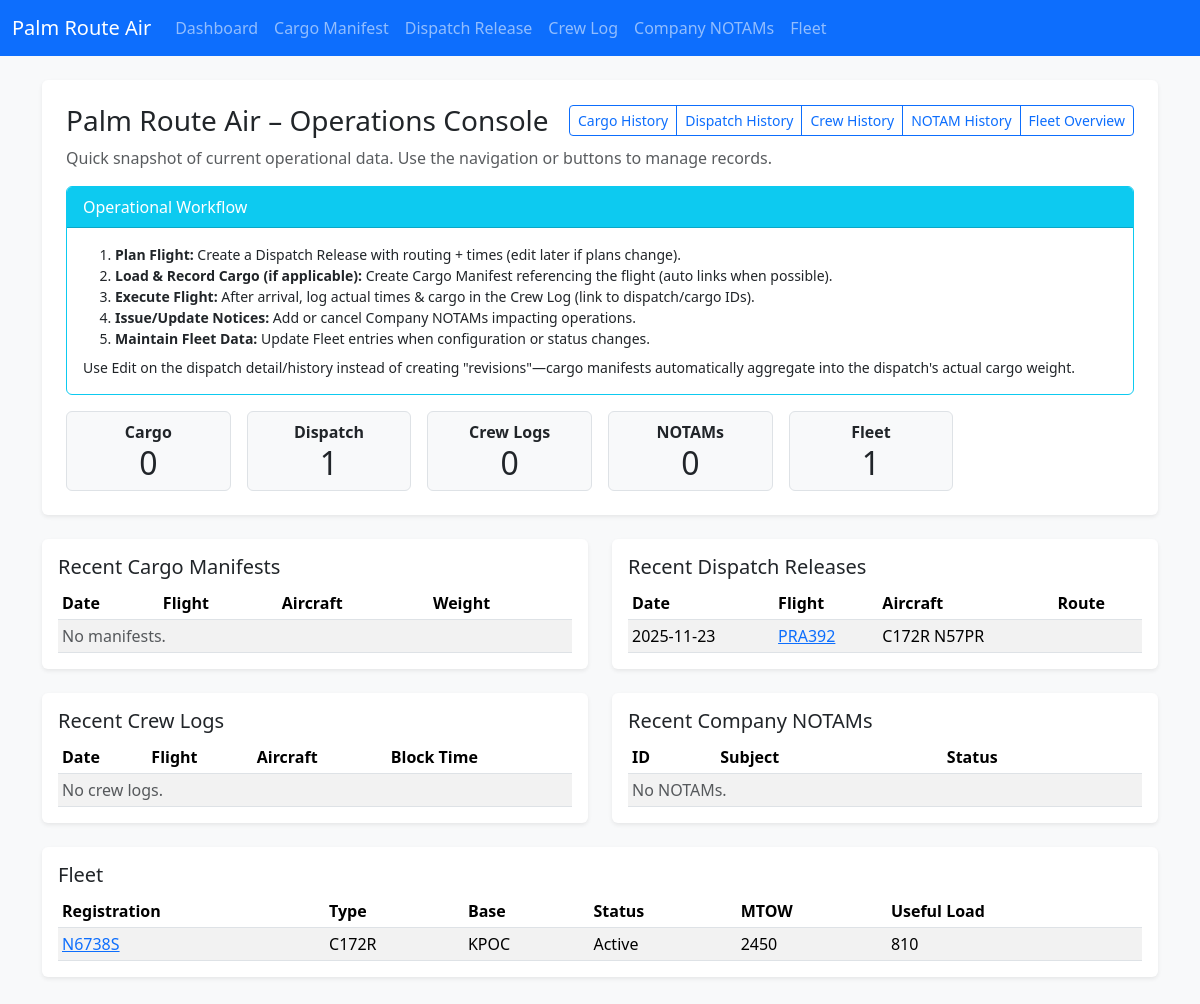
Before: / with the older database file.
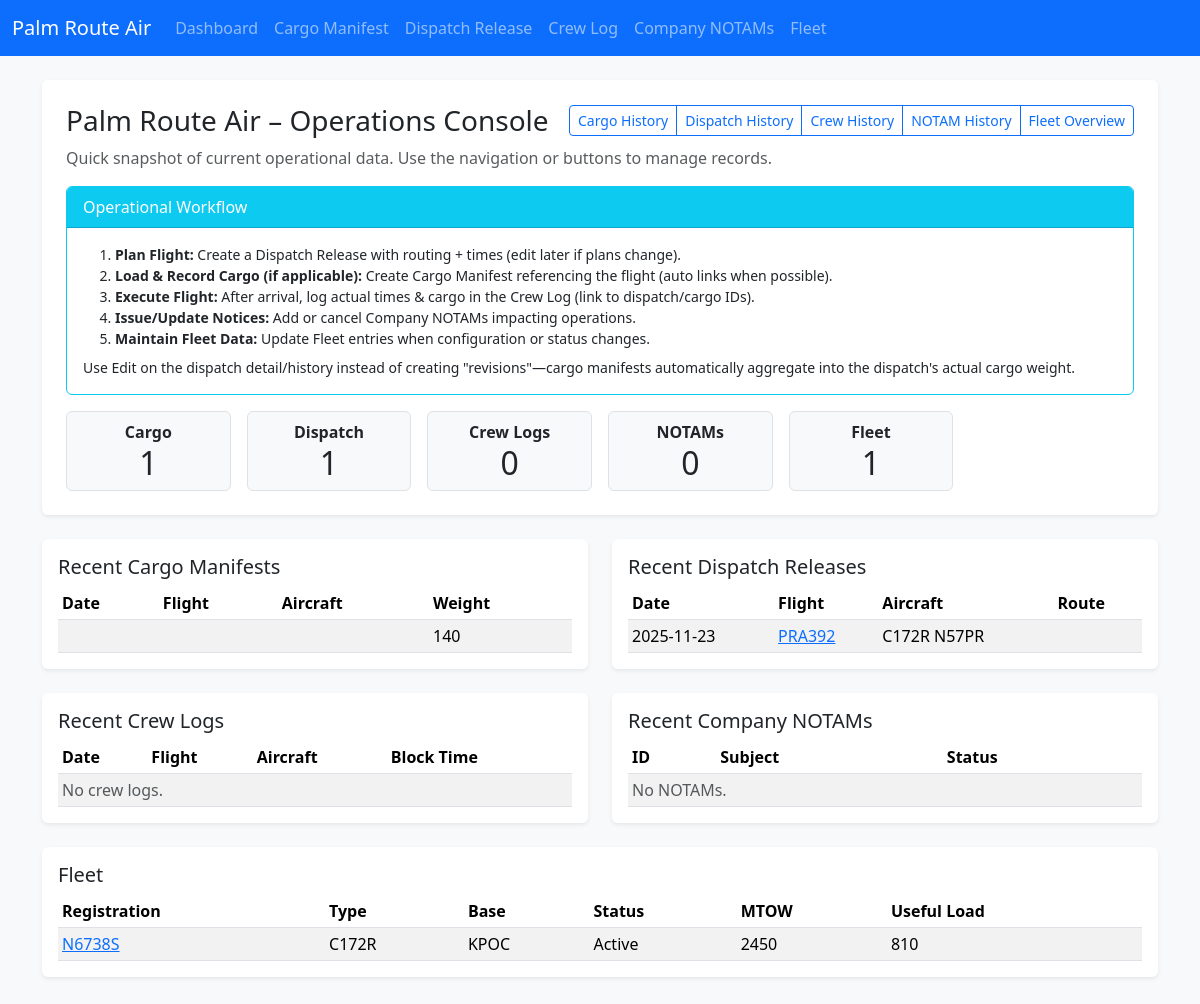
After: the same page with the newer database file.
### app.py (models this page shows)
class DispatchRelease(db.Model):
    id = db.Column(db.Integer, primary_key=True)
    date = db.Column(db.String(20))
    flight_id = db.Column(db.String(20))
    aircraft = db.Column(db.String(50))
    departure = db.Column(db.String(10))
    destination = db.Column(db.String(10))
    offblocks = db.Column(db.String(10))
    arrival = db.Column(db.String(10))
    route = db.Column(db.Text)
    payload_planned = db.Column(db.String(20))  # Planned payload weight (lbs)
    fuel_planned = db.Column(db.String(20))     # Planned fuel (gal or lbs)
    cargo_plan = db.Column(db.Text)             # Summary of intended cargo items
    alt_airports = db.Column(db.Text)           # Alternate airports list
    weather_brief = db.Column(db.Text)          # Weather summary / risks
    special_notes = db.Column(db.Text)          # Special instructions / hazards
    actual_cargo_weight = db.Column(db.String(20))  # Aggregated from linked manifests
    cargo_manifests = db.relationship('CargoManifest', backref='dispatch_release', lazy='dynamic')

class FleetEntry(db.Model):
    id = db.Column(db.Integer, primary_key=True)
    aircraft_type = db.Column(db.String(50))
    registration = db.Column(db.String(20))
    base = db.Column(db.String(10))
    status = db.Column(db.String(20))
    max_takeoff_weight = db.Column(db.String(20))
    useful_load = db.Column(db.String(20))
    notes = db.Column(db.Text)

class CargoManifest(db.Model):
    id = db.Column(db.Integer, primary_key=True)
    date = db.Column(db.String(20))
    flight_id = db.Column(db.String(20))
    aircraft = db.Column(db.String(50))
    departure = db.Column(db.String(10))
    arrival = db.Column(db.String(10))
    total_weight = db.Column(db.String(20))
    pieces = db.Column(db.String(10))
    notes = db.Column(db.Text)
    dispatch_release_id = db.Column(db.Integer, db.ForeignKey('dispatch_release.id'))

### app.py (the view)
@app.route('/')
def index():
    manifests = CargoManifest.query.order_by(CargoManifest.id.desc()).limit(5).all()
    releases = DispatchRelease.query.order_by(DispatchRelease.id.desc()).limit(5).all()
    logs = CrewLog.query.order_by(CrewLog.id.desc()).limit(5).all()
    notams = CompanyNotam.query.order_by(CompanyNotam.id.desc()).limit(5).all()
    fleet_entries = FleetEntry.query.order_by(FleetEntry.id.desc()).all()
    counts = {
        'cargo_manifests': CargoManifest.query.count(),
        'dispatch_releases': DispatchRelease.query.count(),
        'crew_logs': CrewLog.query.count(),
        'company_notams': CompanyNotam.query.count(),
        'fleet_entries': FleetEntry.query.count()
    }
    return render_template('index.html', manifests=manifests, releases=releases, logs=logs, notams=notams, fleet_entries=fleet_entries, counts=counts)

### templates/index.html
{% extends 'base.html' %}
{% block content %}
<div class="mb-4 p-4 bg-white rounded shadow-sm">
  <div class="d-flex justify-content-between align-items-center mb-2">
    <h1 class="h3 mb-0">Palm Route Air – Operations Console</h1>
    <div class="btn-group btn-group-sm" role="group">
      <a class="btn btn-outline-primary" href="{{ url_for('cargo_history') }}">Cargo History</a>
      <a class="btn btn-outline-primary" href="{{ url_for('dispatch_history') }}">Dispatch History</a>
      <a class="btn btn-outline-primary" href="{{ url_for('crew_history') }}">Crew History</a>
      <a class="btn btn-outline-primary" href="{{ url_for('notams_history') }}">NOTAM History</a>
      <a class="btn btn-outline-primary" href="{{ url_for('fleet_history') }}">Fleet Overview</a>
    </div>
  </div>
  <p class="text-muted mb-3">Quick snapshot of current operational data. Use the navigation or buttons to manage records.</p>
  {% include '_flow_help.html' %}
  <div class="row g-3">
    <div class="col-sm-6 col-md-4 col-lg-2">
      <div class="border rounded p-2 text-center bg-light">
        <div class="fw-bold">Cargo</div>
        <div class="display-6 fs-2">{{ counts.cargo_manifests }}</div>
      </div>
    </div>
    <div class="col-sm-6 col-md-4 col-lg-2">
      <div class="border rounded p-2 text-center bg-light">
        <div class="fw-bold">Dispatch</div>
        <div class="display-6 fs-2">{{ counts.dispatch_releases }}</div>
      </div>
    </div>
    <div class="col-sm-6 col-md-4 col-lg-2">
      <div class="border rounded p-2 text-center bg-light">
        <div class="fw-bold">Crew Logs</div>
        <div class="display-6 fs-2">{{ counts.crew_logs }}</div>
      </div>
    </div>
    <div class="col-sm-6 col-md-4 col-lg-2">
      <div class="border rounded p-2 text-center bg-light">
        <div class="fw-bold">NOTAMs</div>
        <div class="display-6 fs-2">{{ counts.company_notams }}</div>
      </div>
    </div>
    <div class="col-sm-6 col-md-4 col-lg-2">
      <div class="border rounded p-2 text-center bg-light">
        <div class="fw-bold">Fleet</div>
        <div class="display-6 fs-2">{{ counts.fleet_entries }}</div>
      </div>
    </div>
  </div>
</div>
<div class="row g-4">
  <div class="col-md-6">
    <div class="bg-white rounded shadow-sm p-3">
      <h2 class="h5">Recent Cargo Manifests</h2>
      <table class="table table-sm table-striped mb-0">
        <thead><tr><th>Date</th><th>Flight</th><th>Aircraft</th><th>Weight</th></tr></thead>
        <tbody>
        {% for m in manifests %}
          <tr>
            <td>{{ m.date }}</td>
            <td>{% if m.dispatch_release_id %}<a href="{{ url_for('dispatch_detail', id=m.dispatch_release_id) }}">{{ m.flight_id }}</a>{% else %}<a href="{{ url_for('cargo_detail', id=m.id) }}">{{ m.flight_id }}</a>{% endif %}</td>
            <td>{{ m.aircraft }}</td>
            <td>{{ m.total_weight }}</td>
          </tr>
        {% else %}
          <tr><td colspan="4" class="text-muted">No manifests.</td></tr>
        {% endfor %}
        </tbody>
      </table>
    </div>
  </div>
  <div class="col-md-6">
    <div class="bg-white rounded shadow-sm p-3">
      <h2 class="h5">Recent Dispatch Releases</h2>
      <table class="table table-sm table-striped mb-0">
        <thead><tr><th>Date</th><th>Flight</th><th>Aircraft</th><th>Route</th></tr></thead>
        <tbody>
        {% for d in releases %}
          <tr>
            <td>{{ d.date }}</td>
            <td><a href="{{ url_for('dispatch_detail', id=d.id) }}">{{ d.flight_id }}</a></td>
            <td>{{ d.aircraft }}</td>
            <td>{{ d.route[:20] }}{% if d.route|length > 20 %}…{% endif %}</td>
          </tr>
        {% else %}
          <tr><td colspan="4" class="text-muted">No releases.</td></tr>
        {% endfor %}
        </tbody>
      </table>
    </div>
  </div>
  <div class="col-md-6">
    <div class="bg-white rounded shadow-sm p-3">
      <h2 class="h5">Recent Crew Logs</h2>
      <table class="table table-sm table-striped mb-0">
        <thead><tr><th>Date</th><th>Flight</th><th>Aircraft</th><th>Block Time</th></tr></thead>
        <tbody>
        {% for c in logs %}
          <tr>
            <td>{{ c.date }}</td>
            <td>{% if c.dispatch_release_id %}<a href="{{ url_for('dispatch_detail', id=c.dispatch_release_id) }}">{{ c.flight_id }}</a>{% else %}<a href="{{ url_for('crew_detail', id=c.id) }}">{{ c.flight_id }}</a>{% endif %}</td>
            <td>{{ c.aircraft }}</td>
            <td>{{ c.block_time }}</td>
          </tr>
        {% else %}
          <tr><td colspan="4" class="text-muted">No crew logs.</td></tr>
        {% endfor %}
        </tbody>
      </table>
    </div>
  </div>
  <div class="col-md-6">
    <div class="bg-white rounded shadow-sm p-3">
      <h2 class="h5">Recent Company NOTAMs</h2>
      <table class="table table-sm table-striped mb-0">
        <thead><tr><th>ID</th><th>Subject</th><th>Status</th></tr></thead>
        <tbody>
        {% for n in notams %}
          <tr>
            <td>{{ n.notam_id }}</td>
            <td><a href="{{ url_for('notam_detail', id=n.id) }}">{{ n.subject }}</a></td>
            <td>{{ n.status }}</td>
          </tr>
        {% else %}
          <tr><td colspan="3" class="text-muted">No NOTAMs.</td></tr>
        {% endfor %}
        </tbody>
      </table>
    </div>
  </div>
  <div class="col-12">
    <div class="bg-white rounded shadow-sm p-3">
      <h2 class="h5">Fleet</h2>
      <table class="table table-sm table-striped mb-0">
        <thead><tr><th>Registration</th><th>Type</th><th>Base</th><th>Status</th><th>MTOW</th><th>Useful Load</th></tr></thead>
        <tbody>
        {% for f in fleet_entries %}
          <tr>
            <td><a href="{{ url_for('fleet_detail', id=f.id) }}">{{ f.registration }}</a></td>
            <td>{{ f.aircraft_type }}</td>
            <td>{{ f.base }}</td>
            <td>{{ f.status }}</td>
            <td>{{ f.max_takeoff_weight }}</td>
            <td>{{ f.useful_load }}</td>
          </tr>
        {% else %}
          <tr><td colspan="6" class="text-muted">No fleet entries.</td></tr>
        {% endfor %}
        </tbody>
      </table>
    </div>
  </div>
</div>
{% endblock %}

### templates/base.html (shortened to what this page needs)
<!doctype html>
<html lang="en">
  <head>
    <link href="https://cdn.jsdelivr.net/npm/bootstrap@5.3.3/dist/css/bootstrap.min.css" rel="stylesheet">
  </head>
  <body class="bg-light">
    <nav class="navbar navbar-expand-lg navbar-dark bg-primary mb-4">
      <div class="container-fluid">
        <a class="navbar-brand" href="{{ url_for('index') }}">Palm Route Air</a>
        <div class="collapse navbar-collapse" id="navbarNav">
          <ul class="navbar-nav">
            <li class="nav-item"><a class="nav-link" href="{{ url_for('index') }}">Dashboard</a></li>
            <li class="nav-item"><a class="nav-link" href="{{ url_for('cargo') }}">Cargo Manifest</a></li>
            <li class="nav-item"><a class="nav-link" href="{{ url_for('dispatch') }}">Dispatch Release</a></li>
            <li class="nav-item"><a class="nav-link" href="{{ url_for('crew') }}">Crew Log</a></li>
            <li class="nav-item"><a class="nav-link" href="{{ url_for('notams') }}">Company NOTAMs</a></li>
            <li class="nav-item"><a class="nav-link" href="{{ url_for('fleet') }}">Fleet</a></li>
          </ul>
        </div>
      </div>
    </nav>
    <main class="container mb-5">
      {% block content %}{% endblock %}
    </main>
  </body>
</html>

### templates/_flow_help.html
<div class="card border-info mb-3">
  <div class="card-header bg-info text-white py-2">Operational Workflow</div>
  <div class="card-body small">
    <ol class="mb-2">
      <li><strong>Plan Flight:</strong> Create a Dispatch Release with routing + times (edit later if plans change).</li>
      <li><strong>Load & Record Cargo (if applicable):</strong> Create Cargo Manifest referencing the flight (auto links when possible).</li>
      <li><strong>Execute Flight:</strong> After arrival, log actual times & cargo in the Crew Log (link to dispatch/cargo IDs).</li>
      <li><strong>Issue/Update Notices:</strong> Add or cancel Company NOTAMs impacting operations.</li>
      <li><strong>Maintain Fleet Data:</strong> Update Fleet entries when configuration or status changes.</li>
    </ol>
    <p class="mb-0">Use Edit on the dispatch detail/history instead of creating "revisions"—cargo manifests automatically aggregate into the dispatch's actual cargo weight.</p>
  </div>
</div>

Changed rows visible on the page:
added CargoManifest: total_weight "140"
Other visible differences:
{{ counts.cargo_manifests }}: "0" → "1"
text no longer shown: "No manifests."
